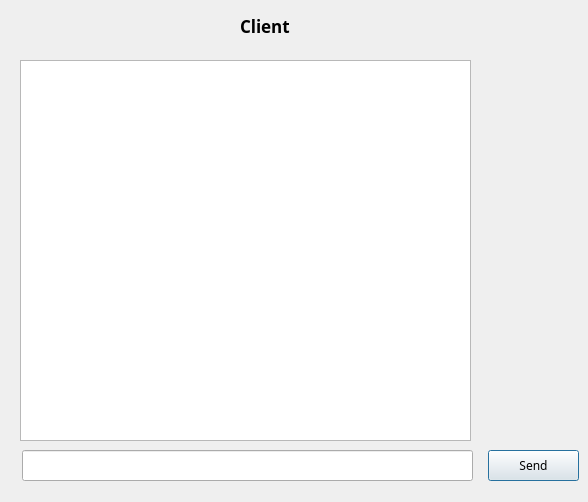
<?xml version="1.0" encoding="UTF-8"?>
<ui version="4.0">
 <class>Dialog</class>
 <widget class="QDialog" name="Dialog">
  <property name="geometry">
   <rect>
    <x>0</x>
    <y>0</y>
    <width>588</width>
    <height>502</height>
   </rect>
  </property>
  <property name="font">
   <font>
    <family>Monaco</family>
   </font>
  </property>
  <property name="windowTitle">
   <string>Dialog</string>
  </property>
  <widget class="QLabel" name="label">
   <property name="geometry">
    <rect>
     <x>240</x>
     <y>10</y>
     <width>71</width>
     <height>31</height>
    </rect>
   </property>
   <property name="font">
    <font>
     <family>Monaco</family>
     <pointsize>13</pointsize>
     <weight>75</weight>
     <bold>true</bold>
    </font>
   </property>
   <property name="text">
    <string>Client</string>
   </property>
  </widget>
  <widget class="QPushButton" name="pushButtonSend">
   <property name="geometry">
    <rect>
     <x>488</x>
     <y>450</y>
     <width>91</width>
     <height>31</height>
    </rect>
   </property>
   <property name="text">
    <string>Send</string>
   </property>
  </widget>
  <widget class="QLineEdit" name="lineEditMsg">
   <property name="geometry">
    <rect>
     <x>22</x>
     <y>450</y>
     <width>451</width>
     <height>31</height>
    </rect>
   </property>
  </widget>
  <widget class="QTextEdit" name="textEditMsg">
   <property name="geometry">
    <rect>
     <x>20</x>
     <y>60</y>
     <width>451</width>
     <height>381</height>
    </rect>
   </property>
  </widget>
 </widget>
 <resources/>
 <connections/>
</ui>
